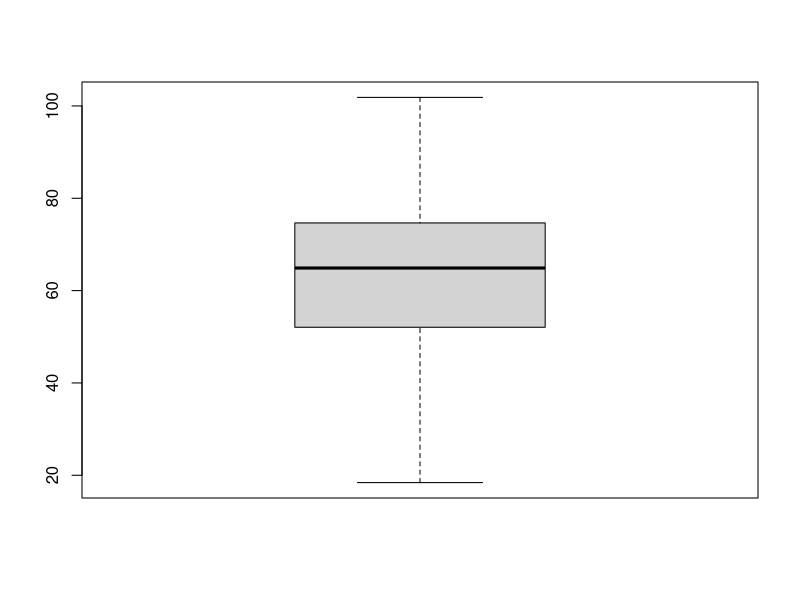
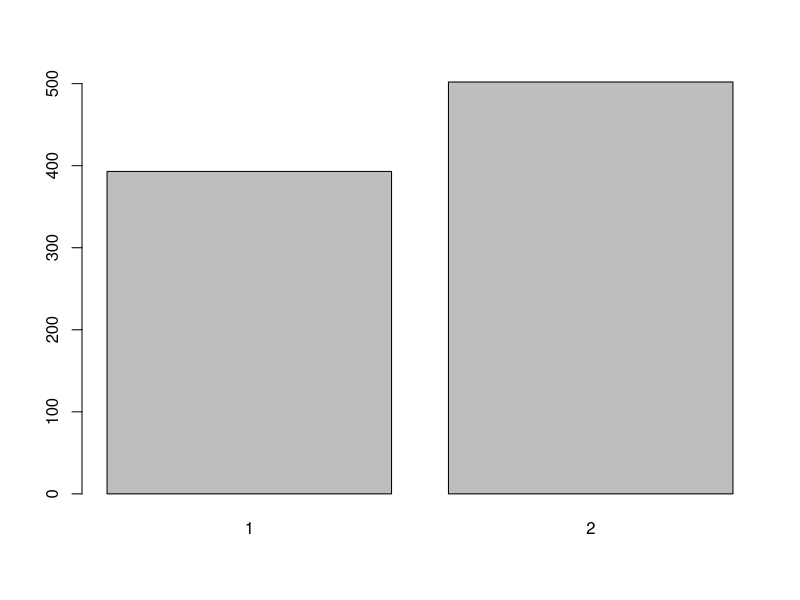
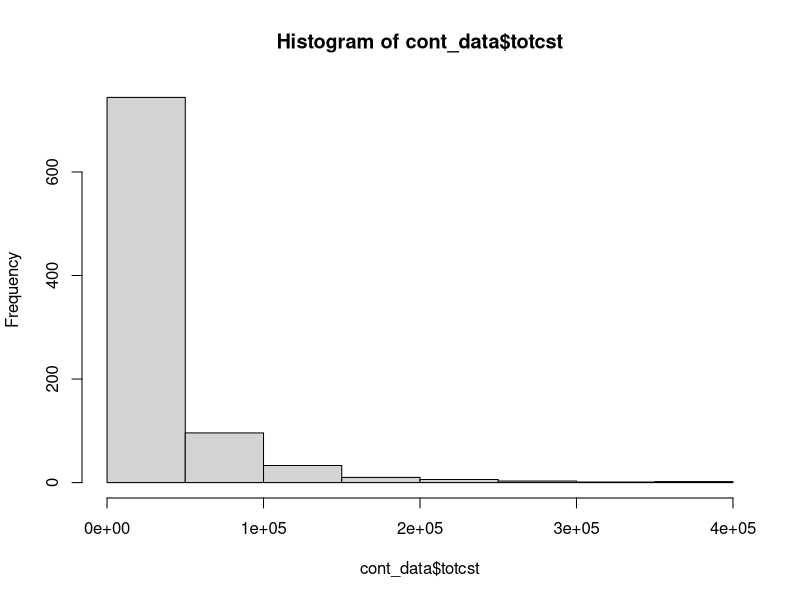
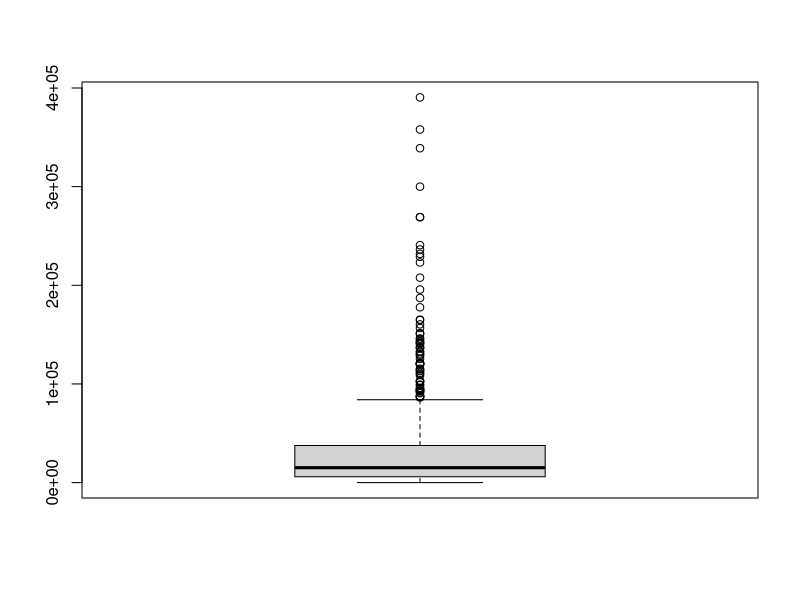
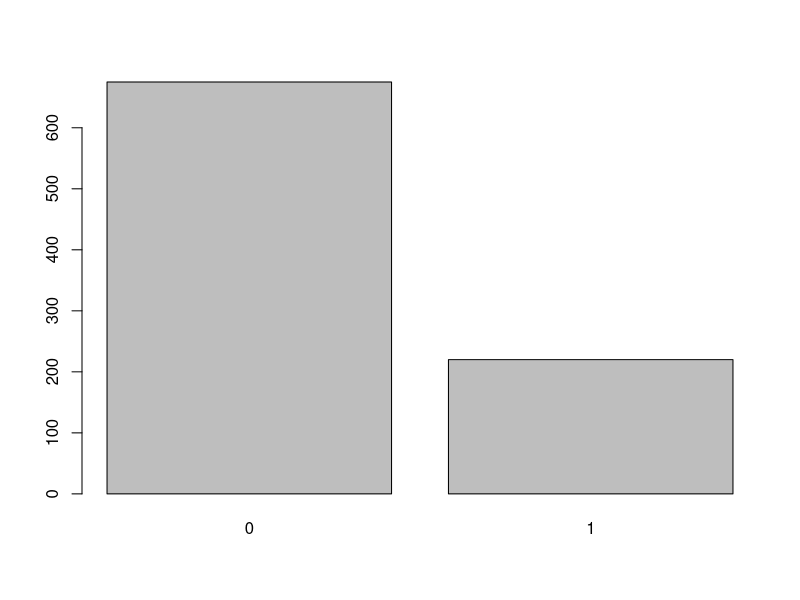
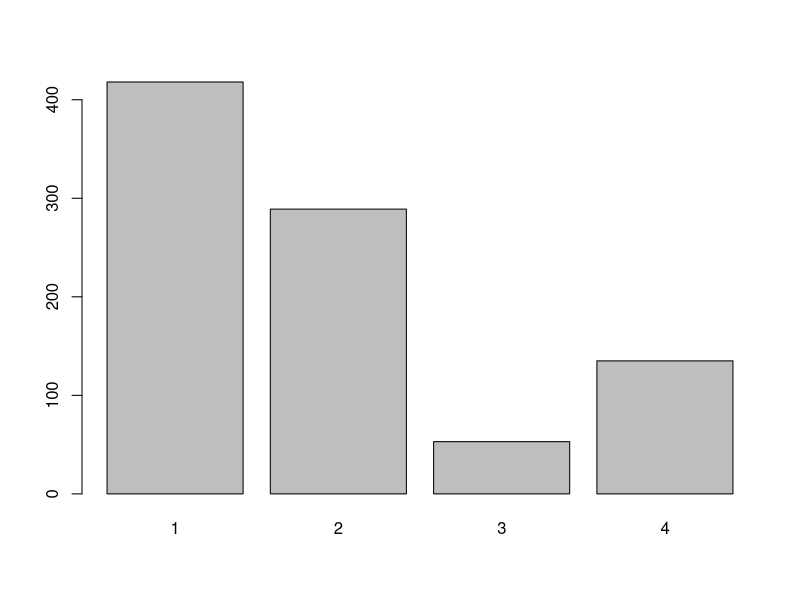
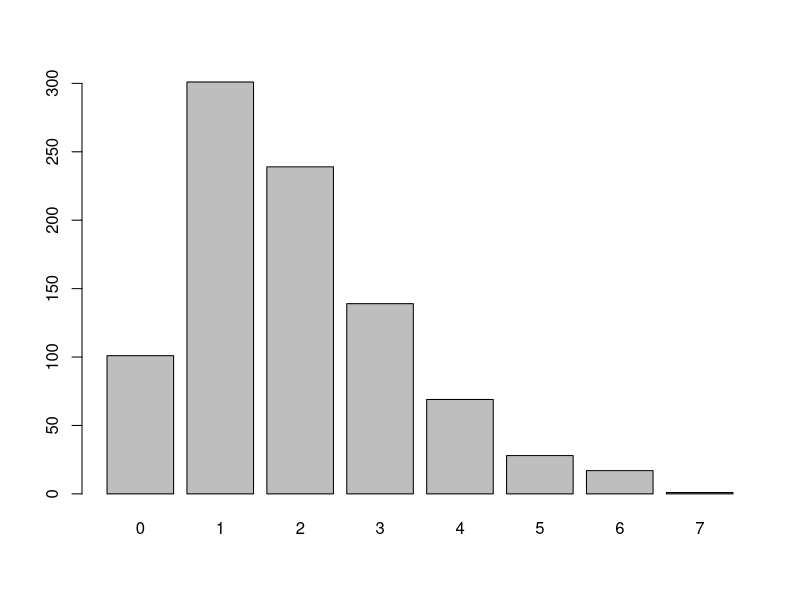
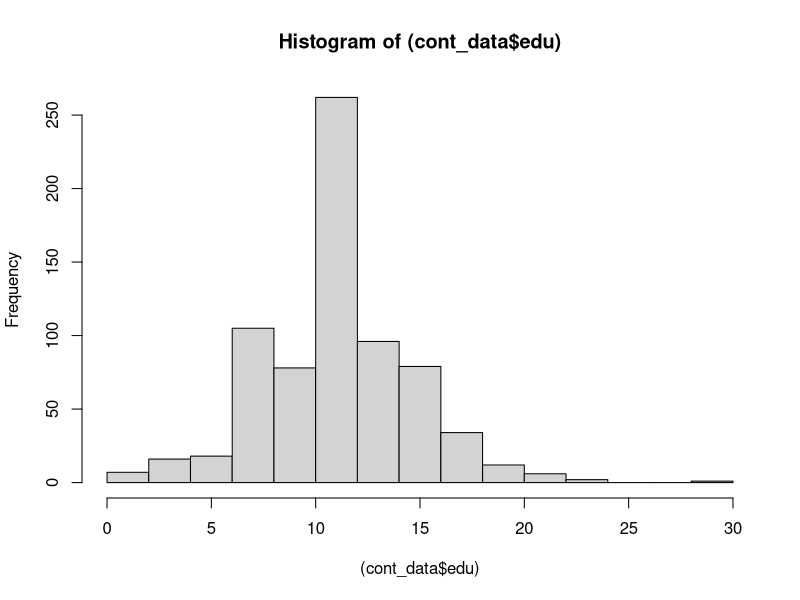

R code for these plots, in order:
library(haven)
library(tidyverse)
library(reshape2)
library(ggplot2)

#Read in data
data <- read_dta("support.dta")

#Check for duplicate values
sum(duplicated(data)) #There are 0 duplicate values

#Check for NA values
sum(is.na(data$age)) #Ages are always entered
sum(is.na(data$hospdead)) #Death in hospital is always entered
sum(is.na(data$sex)) #Sex is always entered
sum(is.na(data$dzclass)) #Disease class is always entered
sum(is.na(data$num_co)) #Comorbidities is always entered

sum(is.na(data$edu)) #Has 202 missing values for years of education
#Needs to be taken into account when including this in the model

sum(is.na(data$totcst))
#For 105 patients the total cost is not entered
#This cannot be used as training data for the continuous outcome

cont_data <- data[!is.na(data$totcst), ]

boxplot(cont_data$age) #All values for age are plausible

barplot(table((cont_data$sex))) #Gender

hist(cont_data$totcst)
boxplot(cont_data$totcst)
summary(cont_data$totcst)
#Heavily skewed distribution
#max = 390 000, median = 15 110

barplot(table((cont_data$hospdead))) #most people not dead in hospital

barplot(table((cont_data$dzclass))) #Most people in class 1, least in 3

barplot(table((cont_data$num_co))) #Most people 1 comorbidity
#Ranges to 7 comorbidities

hist((cont_data$edu))
boxplot(cont_data$edu)
summary(cont_data$edu)
#Most people 12 years of education
# 78 NA
#Max = 30

#log transform of cost
#Add small constant such that we don't have log(0)
cont_data$logcst <- log(cont_data[, "totcst"]+0.001) 
min(cont_data$logcst)
#Correlation matrix
#Correlations between primary predictors and totalcst
pred <- c("age", "sex", "dzclass", "num_co", "edu", "totcst", "logcst")
cormat <- round(cor(cont_data[, pred], use="pairwise.complete.obs"), 2)

# Get upper triangle of the correlation matrix
get_upper_tri <- function(cormat){
  cormat[lower.tri(cormat)]<- NA
  return(cormat)
}
upper_tri <- get_upper_tri(cormat)
melted_cormat <- melt(upper_tri, na.rm = TRUE)

#Plot of correlation matrix
ggheatmap <- ggplot(melted_cormat, aes(Var2, Var1, fill = value))+
  geom_tile(color = "white")+
  scale_fill_gradient2(low = "blue", high = "red", mid = "white", 
                       midpoint = 0, limit = c(-1,1), space = "Lab", 
                       name="Pearson\nCorrelation") +
  theme_minimal()+ # minimal theme
  theme(axis.text.x = element_text(angle = 45, vjust = 1, 
                                   size = 12, hjust = 1))+
  coord_fixed()

ggheatmap + 
  geom_text(aes(Var2, Var1, label = value), color = "black", size = 4) +
  theme(
    axis.title.x = element_blank(),
    axis.title.y = element_blank(),
    panel.grid.major = element_blank(),
    panel.border = element_blank(),
    panel.background = element_blank(),
    axis.ticks = element_blank(),
    legend.justification = c(1, 0),
    legend.position = c(0.6, 0.7),
    legend.direction = "horizontal")+
  guides(fill = guide_colorbar(barwidth = 7, barheight = 1,
                               title.position = "top", title.hjust = 0.5))


#plot all combinations of variables

#All combinations of age

#Independent of sex
ggplot(cont_data, aes(x=factor(sex), y=age)) + 
  geom_boxplot() + geom_smooth(method="loess") + geom_smooth(method="lm", color="red")

#Mean independent of dzclass
#Note higher ranges of age for dzclass=2 + non-constant variances between classes 
ggplot(cont_data, aes(x=factor(dzclass), y=age)) + 
  geom_boxplot() + geom_smooth(method="loess") + geom_smooth(method="lm", color="red")

#Slight upward trend, less datapoints for num_co > 4
ggplot(cont_data, aes(x=factor(num_co), y=age)) + 
  geom_boxplot() + geom_smooth(method="loess")

#Slight downward trend, most values at edu=12: high school degree
#Some older people had to start work at earlier age
#People age < 25 might still be in school
ggplot(cont_data, aes(x=factor(edu), y=age)) + 
  geom_boxplot() + geom_smooth(method="loess") + geom_smooth(method="lm", color="red")

#Downward trend but not clearly linear due to huge variation totcst
ggplot(cont_data, aes(y=totcst, x=age)) + 
  geom_point() + geom_smooth(method="loess") + geom_smooth(method="lm", color="red")

#Downward trend, linear approximation better suited
ggplot(cont_data, aes(y=log(totcst+1), x=age)) + 
  geom_point() + geom_smooth(method="loess") + geom_smooth(method="lm", color="red")

c("age", "sex", "dzclass", "num_co", "edu", "totcst", "logcst")
#All combinations of sex
#No influence expected

ggplot(cont_data, aes(x=dzclass, fill=factor(sex))) + 
  geom_bar(position="dodge")

ggplot(cont_data, aes(x=num_co, fill=factor(sex))) + 
  geom_bar(position="dodge")

ggplot(cont_data, aes(x=edu, fill=factor(sex))) + 
  geom_bar(position="dodge")

#num_co against totcst
ggplot(cont_data, aes(x=factor(num_co), y=totcst)) +
  geom_boxplot()

ggplot(cont_data, aes(x=factor(num_co), y=log(totcst))) +
  geom_boxplot() + geom_smooth(method="lm")

#edu against totcst
#No clear trend
ggplot(cont_data, aes(y=totcst, x=edu)) + 
  geom_point() + geom_smooth(method="loess") + geom_smooth(method="lm", color="red")

#disease class against total cost
#totcst dependent of disease class
ggplot(cont_data, aes(x=factor(dzclass), y=log(totcst+1))) + 
  geom_boxplot() + geom_smooth(method="lm", aes(group=-1))
#For better linear regression change labels 2 and 3
cont_data$dzclass_new <- cont_data$dzclass
cont_data$dzclass_new[cont_data$dzclass == 2] <- 3
cont_data$dzclass_new[cont_data$dzclass == 3] <- 2

ggplot(cont_data, aes(x=factor(dzclass_new), y=log(totcst+1))) + 
  geom_boxplot() + geom_smooth(method="lm", aes(group=-1))